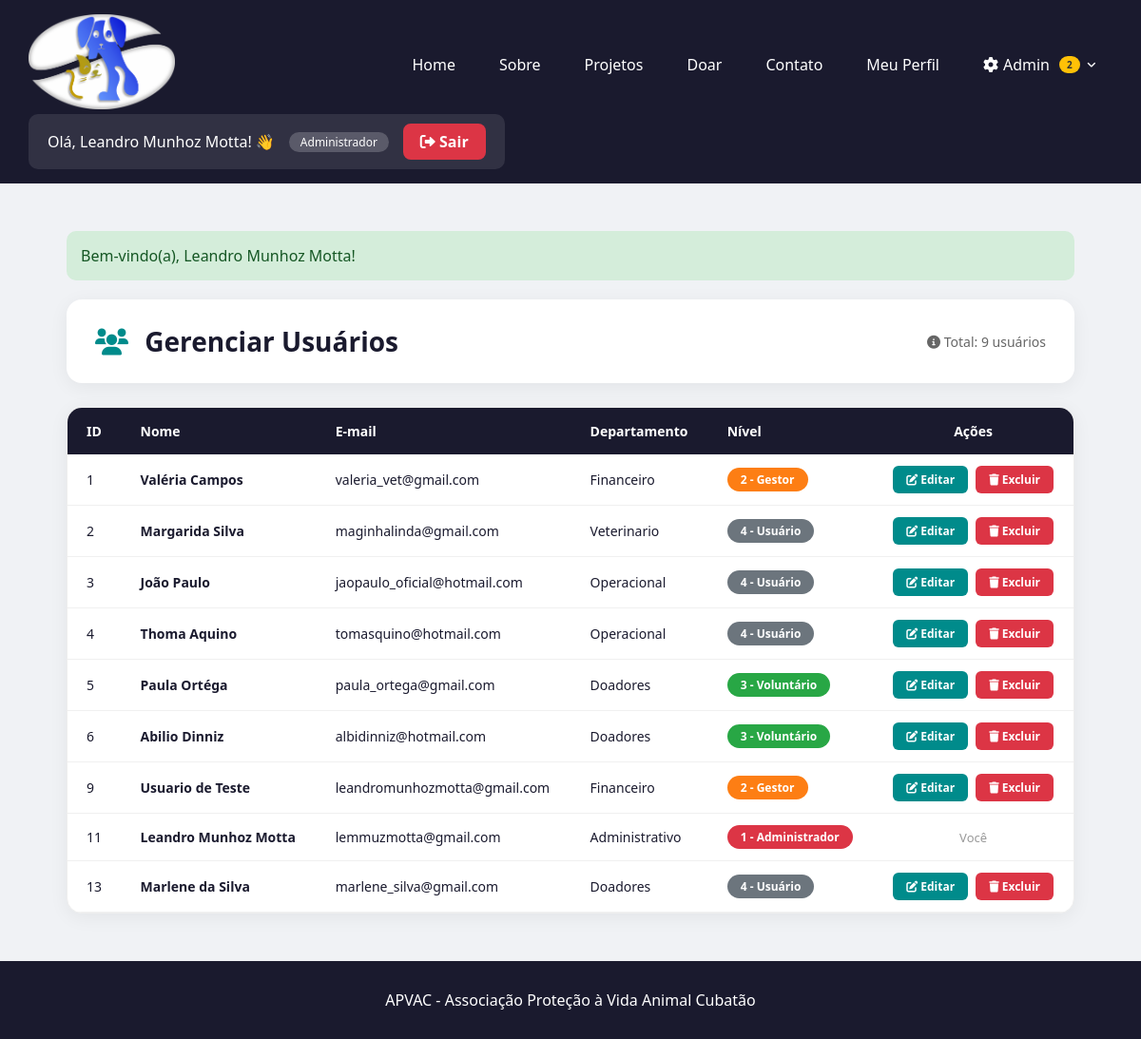
The app's page /admin_usuarios.php (signed in) with its own data.
### tables this page shows
CREATE TABLE `usuarios` (
    `id_usuario` int(11) NOT NULL,
    `id_departamento` int(11) DEFAULT NULL,
    `nome` varchar(30) DEFAULT NULL,
    `data_nascimento` date DEFAULT NULL,
    `endereco` varchar(50) DEFAULT NULL,
    `telefone` varchar(20) DEFAULT NULL,
    `email` varchar(50) DEFAULT NULL,
    `senha` varchar(255) DEFAULT NULL,
    `token_recuperacao` varchar(255) DEFAULT NULL,
    `expira_token` datetime DEFAULT NULL,
    `nivel` int(11) DEFAULT 4
);

CREATE TABLE `departamentos` (
    `id_departamento` int(11) NOT NULL,
    `nome` varchar(30) DEFAULT NULL
);

### conexao.php (called while the page is built, shortened)
<?php
function getNomeNivel($nivel)
{
    $niveis = [
        1 => 'Administrador',
        2 => 'Gestor',
        3 => 'Voluntário',
        4 => 'Usuário'
    ];
    return $niveis[$nivel] ?? 'Usuário';
}
function contarAdocoesPendentes($conexao)
{
    $sql = "SELECT COUNT(*) as total FROM adocoes WHERE status = 'pendente'";
    $resultado = $conexao->query($sql);
    if ($resultado) {
        $row = $resultado->fetch_assoc();
        return $row['total'] ?? 0;
    }
    return 0;
}

### admin_usuarios.php (the view, shortened to what this page needs)
<?php
include "conexao.php";
$sql = "SELECT u.*, d.nome as departamento_nome
        FROM usuarios u
        LEFT JOIN departamentos d ON u.id_departamento = d.id_departamento
        ORDER BY u.id_usuario ASC";
$resultado = $conexao->query($sql);
$usuarios = $resultado->fetch_all(MYSQLI_ASSOC);
$niveis = [
    1 => 'Administrador',
    2 => 'Gestor',
    3 => 'Voluntário',
    4 => 'Usuário'
];
$nivel_usuario = $_SESSION['usuario_nivel'] ?? 4;
$nome_nivel = getNomeNivel($nivel_usuario);
$total_pendentes = contarAdocoesPendentes($conexao);
?>
<!DOCTYPE html>
<html lang="pt-br">
<head>
    <link rel="stylesheet" href="estilos/style_geral.css">
    <link rel="stylesheet" href="estilos/style_admin_usuarios.css">
    <link rel="stylesheet" href="https://cdnjs.cloudflare.com/ajax/libs/font-awesome/6.0.0/css/all.min.css">
</head>
<body>
    <div class="wrapper">
        <header class="header">
            <a href="index.php">
                <img id="logoMenu" src="img/logoONG.png" alt="Logo APVAC">
            </a>
            <nav class="menu">
                <ul class="menu">
                    <li><a href="index.php">Home</a></li>
                    <li><a href="sobre.php">Sobre</a></li>
                    <li><a href="projetos.php">Projetos</a></li>
                    <li><a href="doar.php">Doar</a></li>
                    <li><a href="contato.php">Contato</a></li>
                    <li><a href="perfil.php">Meu Perfil</a></li>
                    <?php if ($nivel_usuario <= 2): ?>
                    <li class="dropdown">
                        <a href="#" class="dropdown-toggle">
                            <i class="fas fa-cog"></i> Admin
                            <?php if ($total_pendentes > 0): ?>
                            <span class="badge-notif-menu"><?php echo $total_pendentes; ?></span>
                            <?php endif; ?>
                        </a>
                    </li>
                    <?php endif; ?>
                </ul>
            </nav>
            <div class="acesso">
                <span>Olá, <?php echo htmlspecialchars($_SESSION['usuario_nome']); ?>! 👋</span>
                <span
                    style="font-size: 12px; background: rgba(255,255,255,0.2); padding: 2px 12px; border-radius: 12px;">
                    <?php echo $nome_nivel; ?>
                </span>
                <a href="logout.php" class="btn-sair">
                    <i class="fas fa-sign-out-alt"></i> Sair
                </a>
            </div>
        </header>
        <main>
            <div class="admin-usuarios-container">
                <?php if (isset($_SESSION['mensagem'])): ?>
                <div
                    style="padding: 15px; background: <?php echo $_SESSION['tipo_mensagem'] == 'success' ? '#d4edda' : '#f8d7da'; ?>; border-radius: 10px; margin-bottom: 20px; color: <?php echo $_SESSION['tipo_mensagem'] == 'success' ? '#155724' : '#721c24'; ?>;">
                    <?php
                        echo $_SESSION['mensagem'];
                        ?>
                </div>
                <?php endif; ?>
                <div class="admin-usuarios-header">
                    <h1><i class="fas fa-users"></i> Gerenciar Usuários</h1>
                    <span style="color: #666; font-size: 14px;">
                        <i class="fas fa-info-circle"></i> Total: <?php echo count($usuarios); ?> usuários
                    </span>
                </div>
                <div class="tabela-usuarios">
                    <table>
                        <thead>
                            <tr>
                                <th>ID</th>
                                <th>Nome</th>
                                <th>E-mail</th>
                                <th>Departamento</th>
                                <th>Nível</th>
                                <th style="text-align: center;">Ações</th>
                            </tr>
                        </thead>
                        <tbody>
                            <?php if (count($usuarios) > 0): ?>
                            <?php foreach ($usuarios as $usuario): ?>
                            <tr>
                                <td><?php echo $usuario['id_usuario']; ?></td>
                                <td><strong><?php echo htmlspecialchars($usuario['nome']); ?></strong></td>
                                <td><?php echo htmlspecialchars($usuario['email']); ?></td>
                                <td><?php echo htmlspecialchars($usuario['departamento_nome'] ?? 'Não definido'); ?>
                                </td>
                                <td>
                                    <span class="badge-nivel badge-nivel-<?php echo $usuario['nivel'] ?? 4; ?>">
                                        <?php echo $usuario['nivel'] ?? 4; ?> -
                                        <?php echo $niveis[$usuario['nivel'] ?? 4]; ?>
                                    </span>
                                </td>
                                <td style="text-align: center;">
                                    <?php if ($usuario['id_usuario'] != $_SESSION['usuario_id']): ?>
                                    <div style="display: flex; gap: 8px; justify-content: center;">
                                        <a href="admin_editar_usuario.php?id=<?php echo $usuario['id_usuario']; ?>"
                                            style="background: #008b8b; color: white; padding: 6px 14px; border-radius: 6px; text-decoration: none; font-size: 12px; font-weight: 600;">
                                            <i class="fas fa-edit"></i> Editar
                                        </a>
                                        <a href="admin_editar_usuario.php?id=<?php echo $usuario['id_usuario']; ?>"
                                            style="background: #dc3545; color: white; padding: 6px 14px; border-radius: 6px; text-decoration: none; font-size: 12px; font-weight: 600;">
                                            <i class="fas fa-trash"></i> Excluir
                                        </a>
                                    </div>
                                    <?php else: ?>
                                    <span style="color: #999; font-size: 13px;">Você</span>
                                    <?php endif; ?>
                                </td>
                            </tr>
                            <?php endforeach; ?>
                            <?php endif; ?>
                        </tbody>
                    </table>
                </div>
            </div>
        </main>
        <footer>
            <p>APVAC - Associação Proteção à Vida Animal Cubatão</p>
        </footer>
    </div>
</body>
</html>

### estilos/style_geral.css (style rules this page uses)
* { margin: 0; padding: 0; box-sizing: border-box; }
body { font-family: 'Segoe UI', Tahoma, Geneva, Verdana, sans-serif; background-color: #f0f2f5; color: #1a1a2e; }
.header { background: #1a1a2e; display: flex; flex-wrap: wrap; justify-content: space-between; align-items: center; padding: 15px 30px; color: white; }
#logoMenu { height: 100px; width: auto; }
.menu { display: flex; flex-wrap: wrap; list-style: none; gap: 10px; }
.menu li a { display: block; padding: 10px 18px; text-decoration: none; color: white; border-radius: 8px; font-weight: 500; }
.header .acesso { background: rgba(255, 255, 255, 0.1); padding: 10px 20px; border-radius: 10px; display: flex; align-items: center; gap: 15px; }
.header .acesso span { color: white; font-weight: 500; }
.header .acesso a, #abrirLogin { background: white; color: #1a1a2e; padding: 8px 18px; border-radius: 8px; border: none; font-weight: 600; cursor: pointer; text-decoration: none; }
.header .acesso .btn-sair { background: #dc3545; color: white; }
main { background-color: #f0f2f5; padding: 20px 0; min-height: calc(100vh - 200px); }
.wrapper { display: flex; flex-direction: column; min-height: 100vh; }
footer { background: #1a1a2e; text-align: center; color: white; padding: 30px 20px; }
.menu .dropdown { position: relative; padding-bottom: 15px; margin-bottom: -15px; }
.menu .dropdown-toggle { display: flex; align-items: center; gap: 5px; cursor: pointer; }
.menu .dropdown-toggle::after { content: "\f107"; font-family: "Font Awesome 6 Free"; font-weight: 900; font-size: 11px; margin-left: 3px; transition: transform 0.3s; }
.menu .badge-notif-menu { background: #ffc107; color: #333; padding: 2px 8px; border-radius: 10px; font-size: 10px; font-weight: 700; margin-left: 5px; }

### estilos/style_admin_usuarios.css (style rules this page uses)
.admin-usuarios-container { max-width: 1100px; margin: 30px auto; padding: 0 20px; }
.admin-usuarios-header { background: white; padding: 25px 30px; border-radius: 16px; box-shadow: 0 4px 20px rgba(0, 0, 0, 0.06); margin-bottom: 25px; display: flex; justify-content: space-between; align-items: center; flex-wrap: wrap; gap: 15px; }
.admin-usuarios-header h1 { font-size: 28px; color: #1a1a2e; margin: 0; }
.admin-usuarios-header h1 i { color: #008b8b; margin-right: 10px; }
.tabela-usuarios { background: white; border-radius: 16px; overflow: hidden; box-shadow: 0 4px 20px rgba(0, 0, 0, 0.06); border: 1px solid #eee; }
.tabela-usuarios table { width: 100%; border-collapse: collapse; }
.tabela-usuarios thead { background: #1a1a2e; color: white; }
.tabela-usuarios th { padding: 15px 20px; text-align: left; font-weight: 600; font-size: 14px; }
.tabela-usuarios td { padding: 12px 20px; border-bottom: 1px solid #f0f0f0; font-size: 14px; vertical-align: middle; }
.tabela-usuarios .badge-nivel { display: inline-block; padding: 4px 14px; border-radius: 20px; font-size: 12px; font-weight: 700; }
.badge-nivel-1 { background: #dc3545; color: white; }
.badge-nivel-2 { background: #fd7e14; color: white; }
.badge-nivel-3 { background: #28a745; color: white; }
.badge-nivel-4 { background: #6c757d; color: white; }

### records on screen
usuarios: id_usuario "1", nome "Valéria Campos", email "valeria_vet@gmail.com", id_departamento.nome "Financeiro", nivel "2", nivel "Gestor"
usuarios: id_usuario "2", nome "Margarida Silva", email "maginhalinda@gmail.com", id_departamento.nome "Veterinario", nivel "4", nivel "Usuário"
usuarios: id_usuario "3", nome "João Paulo", email "jaopaulo_oficial@hotmail.com", id_departamento.nome "Operacional", nivel "4", nivel "Usuário"
usuarios: id_usuario "4", nome "Thoma Aquino", email "tomasquino@hotmail.com", id_departamento.nome "Operacional", nivel "4", nivel "Usuário"
usuarios: id_usuario "5", nome "Paula Ortéga", email "paula_ortega@gmail.com", id_departamento.nome "Doadores", nivel "3", nivel "Voluntário"
usuarios: id_usuario "6", nome "Abilio Dinniz", email "albidinniz@hotmail.com", id_departamento.nome "Doadores", nivel "3", nivel "Voluntário"
usuarios: id_usuario "9", nome "Usuario de Teste", email "leandromunhozmotta@gmail.com", id_departamento.nome "Financeiro", nivel "2", nivel "Gestor"
usuarios: id_usuario "11", nome "Leandro Munhoz Motta", email "lemmuzmotta@gmail.com", id_departamento.nome "Administrativo", nivel "1", nivel "Administrador", shows "Você"
usuarios: id_usuario "13", nome "Marlene da Silva", email "marlene_silva@gmail.com", id_departamento.nome "Doadores", nivel "4", nivel "Usuário"

### other values on screen
$total_pendentes "2"
$_SESSION['usuario_nome'] "Leandro Munhoz Motta"
$nome_nivel "Administrador"
$_SESSION['mensagem'] "Bem-vindo(a), Leandro Munhoz Motta!"
count($usuarios) "9"
